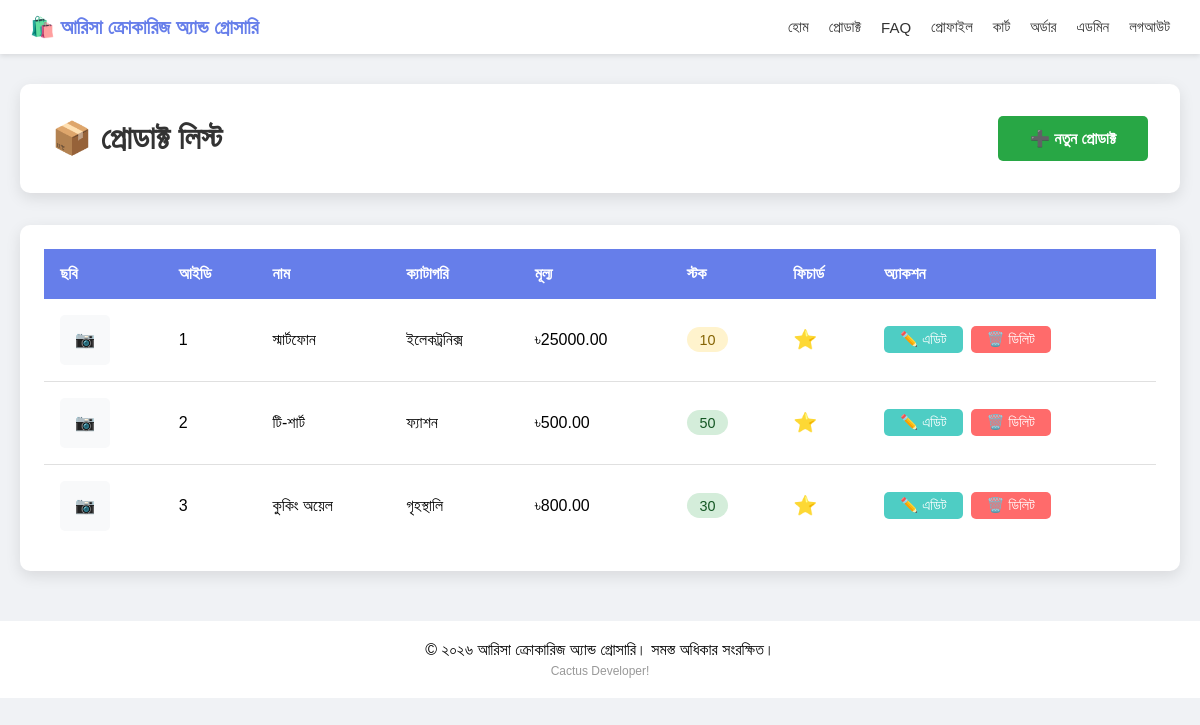
The app's page /admin/products (signed in) with its own data.
### models.py (models this page shows)
class Product(db.Model):
    id = db.Column(db.Integer, primary_key=True)
    name = db.Column(db.String(200), nullable=False)
    description = db.Column(db.Text, nullable=False)
    price = db.Column(db.Float, nullable=False)
    old_price = db.Column(db.Float, default=0)
    category = db.Column(db.String(100))
    stock = db.Column(db.Integer, default=0)
    image = db.Column(db.String(500))
    featured = db.Column(db.Boolean, default=False)
    discount_percent = db.Column(db.Float, default=0)  # কুপন/ডিসকাউন্ট
    created_at = db.Column(db.DateTime, default=datetime.utcnow)
    cart_items = db.relationship('Cart', backref='product', lazy=True)
    order_items = db.relationship('OrderItem', backref='product', lazy=True)
    reviews = db.relationship('Review', backref='product', lazy=True)

### app.py (the view)
@app.route('/admin/products')
@login_required
def admin_products():
    if not current_user.is_admin:
        return redirect(url_for('index'))
    products = Product.query.order_by(Product.created_at.desc()).all()
    return render_template('admin/products.html', products=products)

### app.py (called while the page is built)
@login_manager.user_loader
def load_user(user_id):
    return User.query.get(int(user_id))

@app.context_processor
def cart_count():
    if current_user.is_authenticated:
        count = Cart.query.filter_by(user_id=current_user.id).count()
        total = sum(item.product.price * item.quantity for item in current_user.cart_items)
        return {'cart_count': count, 'cart_total': total}
    return {'cart_count': 0, 'cart_total': 0}

### templates/admin/products.html (shortened to what this page needs)
{% extends "base.html" %}
{% block content %}
<div class="products-header">
    <h1>📦 প্রোডাক্ট লিস্ট</h1>
    <a href="/admin/products/add" class="btn-add">➕ নতুন প্রোডাক্ট</a>
</div>
<div class="products-table">
    <table>
        <thead>
            <tr>
                <th>ছবি</th>
                <th>আইডি</th>
                <th>নাম</th>
                <th>ক্যাটাগরি</th>
                <th>মূল্য</th>
                <th>স্টক</th>
                <th>ফিচার্ড</th>
                <th>অ্যাকশন</th>
            </tr>
        </thead>
        <tbody>
            {% for product in products %}
            <tr>
                <td>
                    <div class="product-image">
                        {% if product.image %}
                            <img src="{{ url_for('static', filename='uploads/' + product.image) }}" alt="{{ product.name }}" style="width:100%; height:100%; object-fit:cover;">
                        {% else %}
                            📷
                        {% endif %}
                    </div>
                </td>
                <td>{{ product.id }}</td>
                <td>{{ product.name }}</td>
                <td>{{ product.category }}</td>
                <td>৳{{ "%.2f"|format(product.price) }}</td>
                <td>
                    {% if product.stock > 10 %}
                        <span class="stock-badge in-stock">{{ product.stock }}</span>
                    {% elif product.stock > 0 %}
                        <span class="stock-badge low-stock">{{ product.stock }}</span>
                    {% else %}
                        <span class="stock-badge out-of-stock">স্টক শেষ</span>
                    {% endif %}
                </td>
                <td>
                    {% if product.featured %}
                        <span class="featured-badge">⭐</span>
                    {% endif %}
                </td>
                <td>
                    <div class="action-btns">
                        <a href="/admin/products/edit/{{ product.id }}" class="btn-edit">✏️ এডিট</a>
                        <a href="/admin/products/delete/{{ product.id }}" class="btn-delete" onclick="return confirm('ডিলিট করবেন?')">🗑️ ডিলিট</a>
                    </div>
                </td>
            </tr>
            {% else %}
            <tr>
                <td colspan="8" style="text-align: center; padding: 3rem;">
                    কোনো প্রোডাক্ট নেই
                </td>
            </tr>
            {% endfor %}
        </tbody>
    </table>
</div>
{% endblock %}

### templates/base.html (style rules this page uses)
* { margin: 0; padding: 0; box-sizing: border-box; }
body { font-family: Arial, sans-serif; background: #f0f2f5; }

### templates/admin/products.html (style rules this page uses)
.products-header { background: white; padding: 2rem; border-radius: 10px; margin-bottom: 2rem; box-shadow: 0 5px 15px rgba(0,0,0,0.1); display: flex; justify-content: space-between; align-items: center; }
.products-header h1 { color: #333; }
.btn-add { background: #28a745; color: white; padding: 0.8rem 2rem; border-radius: 5px; text-decoration: none; font-weight: bold; }
.products-table { background: white; border-radius: 10px; padding: 1.5rem; box-shadow: 0 5px 15px rgba(0,0,0,0.1); overflow-x: auto; }
table { width: 100%; border-collapse: collapse; }
th { background: #667eea; color: white; padding: 1rem; text-align: left; }
td { padding: 1rem; border-bottom: 1px solid #e0e0e0; }
tr:last-child td { border-bottom: none; }
.product-image { width: 50px; height: 50px; background: #f8f9fa; border-radius: 5px; display: flex; align-items: center; justify-content: center; }
.stock-badge { padding: 0.3rem 0.8rem; border-radius: 20px; font-size: 0.9rem; }
.in-stock { background: #d4edda; color: #155724; }
.low-stock { background: #fff3cd; color: #856404; }
.action-btns { display: flex; gap: 0.5rem; }
.btn-edit { background: #4ecdc4; color: white; padding: 0.3rem 1rem; border-radius: 5px; text-decoration: none; font-size: 0.9rem; }
.btn-delete { background: #ff6b6b; color: white; padding: 0.3rem 1rem; border-radius: 5px; text-decoration: none; font-size: 0.9rem; }
.featured-badge { color: #ffc107; font-size: 1.2rem; }

### records on screen
Product: id "1", name "স্মার্টফোন", category "ইলেকট্রনিক্স", price "25000.00", stock "10"
Product: id "2", name "টি-শার্ট", category "ফ্যাশন", price "500.00", stock "50"
Product: id "3", name "কুকিং অয়েল", category "গৃহস্থালি", price "800.00", stock "30"
